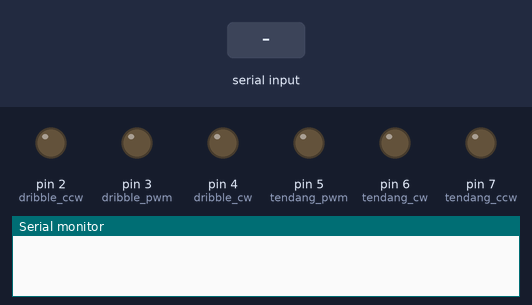
Recording of a sketch running on a simulated Arduino Uno, built with avr-gcc and run on an emulated ATmega328P. Shown: output pins drawn as LEDs (lit = HIGH), the last lines printed to the serial monitor. Dashed ring = blinking. The test bench sets the inputs (shaded band).

Above: at 1.2 s.
1.3 s: "TENDANG\n" received over Serial
At 1.54 s:
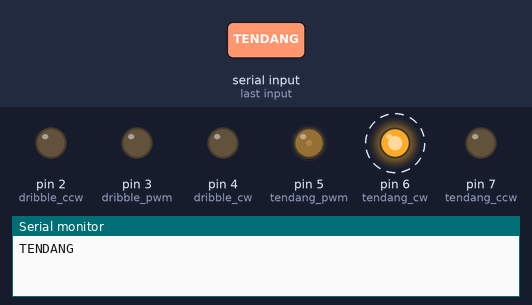
3.6 s: "DB ON\n" received over Serial
At 4.8 s:
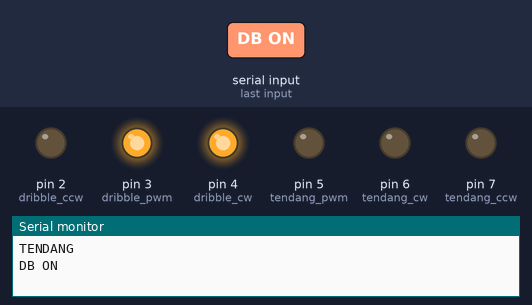
5.1 s: "PASSING\n" received over Serial
At 5.44 s:
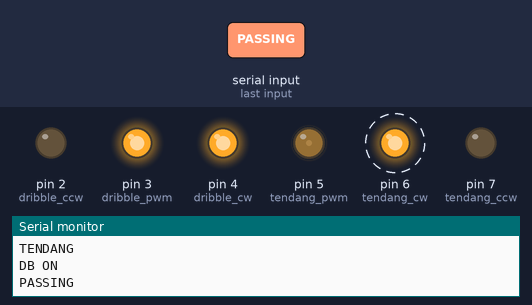
7.1 s: "TENDANG\n" received over Serial
At 7.34 s:
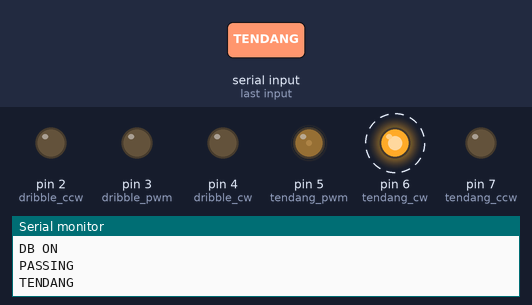
8.6 s: "PASSING\n" received over Serial
At 8.68 s:
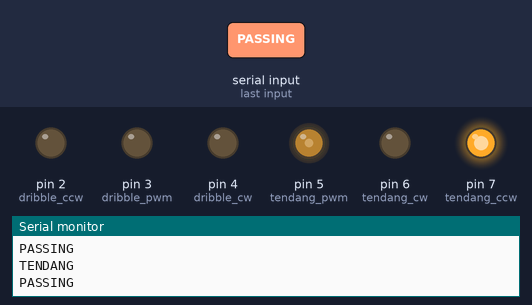
Timing chart, 0 to 11.2 s (numbered marks = the images above; inputs shaded):
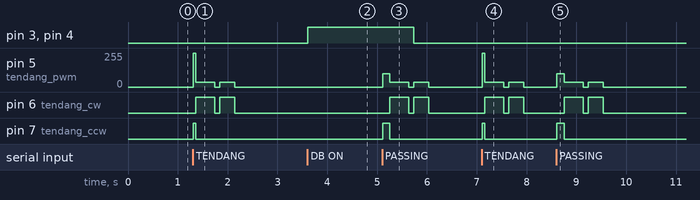

The sketch:

rotary.ino
```cpp
// DRIBBLE
#define dribble_cw      4
#define dribble_ccw     2
#define dribble_pwm     3
#define dribble_limit   A0

// KICKER
#define tendang_cw      6
#define tendang_ccw     7
#define tendang_pwm     5
#define tendang_limit   A1

int spd_db = 255;
String data;
bool kick = false;

void setup() {
  // put your setup code here, to run once:
  Serial.begin(9600);
  pinMode(dribble_cw, OUTPUT);
  pinMode(dribble_ccw, OUTPUT);
  pinMode(dribble_pwm, OUTPUT);

  pinMode(tendang_cw, OUTPUT);
  pinMode(tendang_ccw, OUTPUT);
  pinMode(tendang_pwm, OUTPUT);

  pinMode(dribble_limit, INPUT_PULLUP);
  pinMode(tendang_limit, INPUT_PULLUP);
}

void loop() {
//  if(digitalRead(tendang_limit) == HIGH){
//    db_off();
//  }
//  else if(digitalRead(tendang_limit) == LOW){
//    db_on(255);
//  }
//  Serial.println(digitalRead(tendang_limit));
//  delay(1000);
  if (Serial.available() > 0) {
    data = Serial.readStringUntil('\n');
    Serial.println(data);
  }
  if (data == "DB ON") {
    db_on(255);
  }
  else if (data == "DB OFF") {
    db_off();
  }
  else if (data == "TENDANG" && kick == false) {
    tendang(255);
    delay(50);
    init_tendang(35);
    delay(380);
    off_tendang();
    delay(100);
    kick = true;
    reset();
  }

  else if (data == "PASSING" && kick == false) {
    tendang(100);
    delay(150);
    init_tendang(35);
    delay(380);
    off_tendang();
    delay(100);
    kick = true;
    reset();
  }

  else if (data == "RESET" && kick == true) {
    reset();
  }
}

void reset() {
  data = "RESET";
  db_off();
  init_tendang(35);
  delay(300);
  off_tendang();
  delay(100);
  kick = false;
}

void tendang(int spd) {
  analogWrite(tendang_pwm, spd);
  digitalWrite(tendang_cw, LOW);
  digitalWrite(tendang_ccw, HIGH);
}

void init_tendang(int spd) {
  analogWrite(tendang_pwm, spd);
  digitalWrite(tendang_cw, HIGH);
  digitalWrite(tendang_ccw, LOW);
}

void off_tendang() {
  analogWrite(tendang_pwm, 0);
  digitalWrite(tendang_cw, LOW);
  digitalWrite(tendang_ccw, LOW);
}

void db_on(int spd) {
  analogWrite(dribble_pwm, spd);
  digitalWrite(dribble_cw, HIGH);
  digitalWrite(dribble_ccw, LOW);
}

void db_off() {
  analogWrite(dribble_pwm, 0);
  digitalWrite(dribble_cw, LOW);
  digitalWrite(dribble_ccw, LOW);
}
```

Measured:
- after the input at 1.3 s, pin 5 (tendang_pwm): 0/255 → 35/255 at once, → 0/255 0.43 s later, → 35/255 0.10 s later, → 0/255 0.30 s later; pin 6 (tendang_cw): alternates HIGH for 0.34 s and LOW for 0.10 s, 4 changes in all, then stays LOW, starting after 0.06 s; pin 7 (tendang_ccw): LOW → HIGH at once, → LOW 0.05 s later
- after the input at 3.6 s, pin 3 (dribble_pwm), pin 4 (dribble_cw): LOW → HIGH at once
- after the input at 5.1 s, pin 3 (dribble_pwm), pin 4 (dribble_cw): HIGH → LOW after 0.64 s
- after the input at 7.1 s, pin 5 (tendang_pwm): 0/255 → 35/255 at once, → 0/255 0.43 s later, → 35/255 0.10 s later, → 0/255 0.30 s later; pin 6 (tendang_cw): alternates HIGH for 0.34 s and LOW for 0.10 s, starting after 0.06 s; pin 7 (tendang_ccw): LOW → HIGH at once, → LOW 0.05 s later
- after the input at 8.6 s, pin 5 (tendang_pwm): 0/255 → 100/255 at once, → 35/255 0.15 s later, → 0/255 0.38 s later, → 35/255 0.10 s later, … (5 changes in this stretch); pin 6 (tendang_cw): alternates HIGH for 0.34 s and LOW for 0.10 s, 4 changes in all, then stays LOW, starting after 0.16 s; pin 7 (tendang_ccw): LOW → HIGH at once, → LOW 0.15 s later
